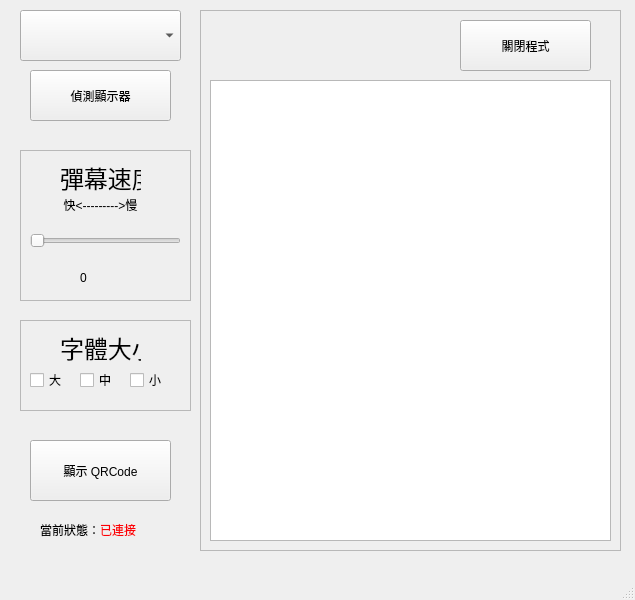
<?xml version="1.0" encoding="UTF-8"?>
<ui version="4.0">
 <class>MainWindow</class>
 <widget class="QMainWindow" name="MainWindow">
  <property name="geometry">
   <rect>
    <x>0</x>
    <y>0</y>
    <width>635</width>
    <height>600</height>
   </rect>
  </property>
  <property name="windowTitle">
   <string>MainWindow</string>
  </property>
  <widget class="QWidget" name="centralwidget">
   <widget class="QComboBox" name="cbb_screen">
    <property name="geometry">
     <rect>
      <x>20</x>
      <y>10</y>
      <width>161</width>
      <height>51</height>
     </rect>
    </property>
    <property name="maximumSize">
     <size>
      <width>16777215</width>
      <height>51</height>
     </size>
    </property>
   </widget>
   <widget class="QPushButton" name="btn_detect_sreen">
    <property name="geometry">
     <rect>
      <x>30</x>
      <y>70</y>
      <width>141</width>
      <height>51</height>
     </rect>
    </property>
    <property name="text">
     <string>偵測顯示器</string>
    </property>
   </widget>
   <widget class="QFrame" name="frame_2">
    <property name="geometry">
     <rect>
      <x>20</x>
      <y>150</y>
      <width>171</width>
      <height>151</height>
     </rect>
    </property>
    <property name="frameShape">
     <enum>QFrame::StyledPanel</enum>
    </property>
    <property name="frameShadow">
     <enum>QFrame::Raised</enum>
    </property>
    <widget class="QLabel" name="label_2">
     <property name="geometry">
      <rect>
       <x>40</x>
       <y>10</y>
       <width>81</width>
       <height>31</height>
      </rect>
     </property>
     <property name="whatsThis">
      <string>&lt;html&gt;&lt;head/&gt;&lt;body&gt;&lt;p align=&quot;center&quot;&gt;&lt;br/&gt;&lt;/p&gt;&lt;/body&gt;&lt;/html&gt;</string>
     </property>
     <property name="text">
      <string>&lt;html&gt;&lt;head/&gt;&lt;body&gt;&lt;p align=&quot;center&quot;&gt;&lt;span style=&quot; font-size:18pt;&quot;&gt;彈幕速度&lt;/span&gt;&lt;/p&gt;&lt;/body&gt;&lt;/html&gt;</string>
     </property>
    </widget>
    <widget class="QLabel" name="label_5">
     <property name="geometry">
      <rect>
       <x>20</x>
       <y>40</y>
       <width>121</width>
       <height>31</height>
      </rect>
     </property>
     <property name="text">
      <string>&lt;html&gt;&lt;head/&gt;&lt;body&gt;&lt;p align=&quot;center&quot;&gt;快&amp;lt;---------&amp;gt;慢&lt;/p&gt;&lt;/body&gt;&lt;/html&gt;</string>
     </property>
    </widget>
    <widget class="QSlider" name="Speed_Slider">
     <property name="geometry">
      <rect>
       <x>10</x>
       <y>80</y>
       <width>151</width>
       <height>22</height>
      </rect>
     </property>
     <property name="orientation">
      <enum>Qt::Horizontal</enum>
     </property>
    </widget>
    <widget class="QLabel" name="label_speed">
     <property name="geometry">
      <rect>
       <x>60</x>
       <y>120</y>
       <width>60</width>
       <height>16</height>
      </rect>
     </property>
     <property name="text">
      <string>0</string>
     </property>
    </widget>
   </widget>
   <widget class="QFrame" name="frame_4">
    <property name="geometry">
     <rect>
      <x>20</x>
      <y>320</y>
      <width>171</width>
      <height>91</height>
     </rect>
    </property>
    <property name="frameShape">
     <enum>QFrame::StyledPanel</enum>
    </property>
    <property name="frameShadow">
     <enum>QFrame::Raised</enum>
    </property>
    <widget class="QLabel" name="label_3">
     <property name="geometry">
      <rect>
       <x>40</x>
       <y>10</y>
       <width>81</width>
       <height>31</height>
      </rect>
     </property>
     <property name="text">
      <string>&lt;html&gt;&lt;head/&gt;&lt;body&gt;&lt;p&gt;&lt;span style=&quot; font-size:18pt;&quot;&gt;字體大小&lt;/span&gt;&lt;/p&gt;&lt;/body&gt;&lt;/html&gt;</string>
     </property>
    </widget>
    <widget class="QCheckBox" name="checkBox_1">
     <property name="geometry">
      <rect>
       <x>10</x>
       <y>50</y>
       <width>61</width>
       <height>20</height>
      </rect>
     </property>
     <property name="text">
      <string>大</string>
     </property>
    </widget>
    <widget class="QCheckBox" name="checkBox_2">
     <property name="geometry">
      <rect>
       <x>60</x>
       <y>50</y>
       <width>61</width>
       <height>20</height>
      </rect>
     </property>
     <property name="text">
      <string>中</string>
     </property>
    </widget>
    <widget class="QCheckBox" name="checkBox_3">
     <property name="geometry">
      <rect>
       <x>110</x>
       <y>50</y>
       <width>61</width>
       <height>20</height>
      </rect>
     </property>
     <property name="text">
      <string>小</string>
     </property>
    </widget>
   </widget>
   <widget class="QPushButton" name="btn_qrcode">
    <property name="geometry">
     <rect>
      <x>30</x>
      <y>440</y>
      <width>141</width>
      <height>61</height>
     </rect>
    </property>
    <property name="text">
     <string>顯示 QRCode</string>
    </property>
   </widget>
   <widget class="QLabel" name="label">
    <property name="geometry">
     <rect>
      <x>40</x>
      <y>520</y>
      <width>121</width>
      <height>21</height>
     </rect>
    </property>
    <property name="styleSheet">
     <string notr="true"/>
    </property>
    <property name="text">
     <string>&lt;html&gt;&lt;head/&gt;&lt;body&gt;&lt;p&gt;當前狀態：&lt;span style=&quot; color:#fc0107;&quot;&gt;已連接&lt;/span&gt;&lt;/p&gt;&lt;/body&gt;&lt;/html&gt;</string>
    </property>
   </widget>
   <widget class="QFrame" name="frame">
    <property name="geometry">
     <rect>
      <x>200</x>
      <y>10</y>
      <width>421</width>
      <height>541</height>
     </rect>
    </property>
    <property name="frameShape">
     <enum>QFrame::StyledPanel</enum>
    </property>
    <property name="frameShadow">
     <enum>QFrame::Raised</enum>
    </property>
    <widget class="QTextEdit" name="textEdit">
     <property name="geometry">
      <rect>
       <x>10</x>
       <y>70</y>
       <width>401</width>
       <height>461</height>
      </rect>
     </property>
    </widget>
    <widget class="QPushButton" name="btn_close">
     <property name="geometry">
      <rect>
       <x>260</x>
       <y>10</y>
       <width>131</width>
       <height>51</height>
      </rect>
     </property>
     <property name="text">
      <string>關閉程式</string>
     </property>
    </widget>
   </widget>
  </widget>
  <widget class="QMenuBar" name="menubar">
   <property name="geometry">
    <rect>
     <x>0</x>
     <y>0</y>
     <width>635</width>
     <height>22</height>
    </rect>
   </property>
  </widget>
  <widget class="QStatusBar" name="statusbar"/>
 </widget>
 <resources/>
 <connections/>
</ui>
